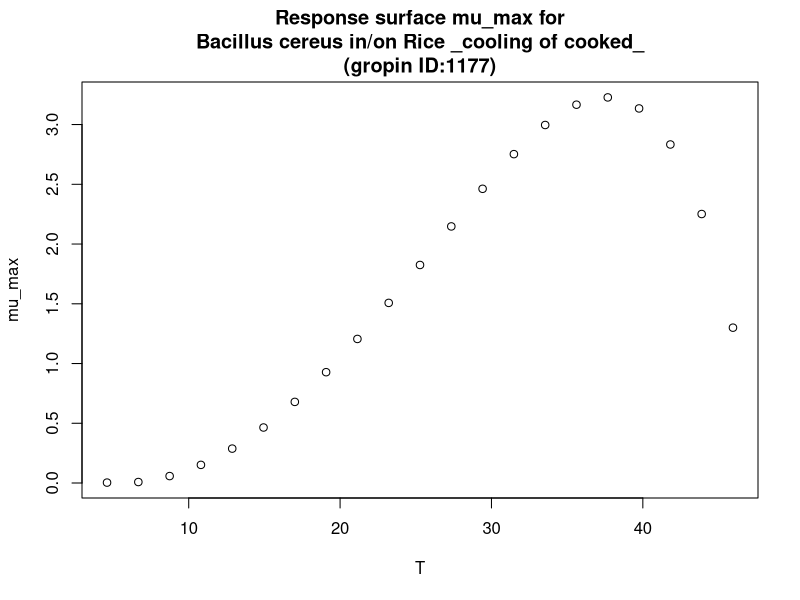

This chart was generated by the following R code:
#############################
# start of Parameter script
#############################
T <- seq(4.6046,45.954045954046,length.out=21)
#############################
# end of Parameter script
#############################
############################# 
# start of Model script Gropin ID 1177 
#############################
 
# constant coefficients for this model
 
variables <- data.frame(T)
argumentsPar <- expand.grid(variables)
 
# heart of the model
response_surface <- function(T) {
   mumax <-0.0055*((T-5.42)^2)*(1-exp(0.0815*(T-47.86)))

return(mumax=mumax)
} 

# output parameters
mumax <- cbind(argumentsPar,response_surface(argumentsPar['T']))
colnames(mumax) <- c(colnames(argumentsPar),'mumax')
#############################
# End of Model script
#############################
############################# 
# start of Visualisation script Gropin ID 1177 
#############################
plot(T,mumax$mumax,
                          xlab='T',
                          ylab='mu_max',main='Response surface mu_max for
Bacillus cereus in/on Rice _cooling of cooked_
(gropin ID:1177)')
#############################
# End of Visualisation script
#############################
